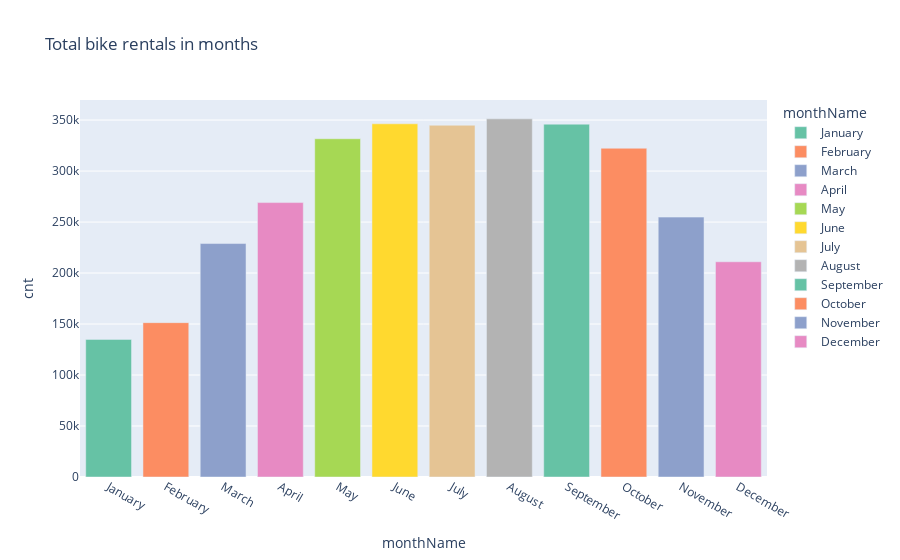

Notebook code for this chart:
### Code cell
# Month Wise bike rentals usage

month_order = ["January","February","March","April","May","June","July","August","September","October","November","December"]
month_data = hour_data_update.groupby("monthName")["cnt"].sum().reindex(month_order).reset_index()

fig = px.bar(month_data,x="monthName", y="cnt", title = "Total bike rentals in months", 
             color = "monthName",color_discrete_sequence = px.colors.qualitative.Set2)
fig.show()

### Figure 1 — Plotly figure (JSON) as saved in the notebook; plotly's stock layout.template omitted (floating-point values rounded to 4 significant figures)
{"data": [{"hovertemplate": "monthName=%{x}<br>cnt=%{y}<extra></extra>", "legendgroup": "January", "marker": {"color": "rgb(102,194,165)", "pattern": {"shape": ""}}, "name": "January", "orientation": "v", "showlegend": true, "textposition": "auto", "type": "bar", "x": ["January"], "xaxis": "x", "y": [134933], "yaxis": "y"}, {"hovertemplate": "monthName=%{x}<br>cnt=%{y}<extra></extra>", "legendgroup": "February", "marker": {"color": "rgb(252,141,98)", "pattern": {"shape": ""}}, "name": "February", "orientation": "v", "showlegend": true, "textposition": "auto", "type": "bar", "x": ["February"], "xaxis": "x", "y": [151352], "yaxis": "y"}, {"hovertemplate": "monthName=%{x}<br>cnt=%{y}<extra></extra>", "legendgroup": "March", "marker": {"color": "rgb(141,160,203)", "pattern": {"shape": ""}}, "name": "March", "orientation": "v", "showlegend": true, "textposition": "auto", "type": "bar", "x": ["March"], "xaxis": "x", "y": [228920], "yaxis": "y"}, {"hovertemplate": "monthName=%{x}<br>cnt=%{y}<extra></extra>", "legendgroup": "April", "marker": {"color": "rgb(231,138,195)", "pattern": {"shape": ""}}, "name": "April", "orientation": "v", "showlegend": true, "textposition": "auto", "type": "bar", "x": ["April"], "xaxis": "x", "y": [269094], "yaxis": "y"}, {"hovertemplate": "monthName=%{x}<br>cnt=%{y}<extra></extra>", "legendgroup": "May", "marker": {"color": "rgb(166,216,84)", "pattern": {"shape": ""}}, "name": "May", "orientation": "v", "showlegend": true, "textposition": "auto", "type": "bar", "x": ["May"], "xaxis": "x", "y": [331686], "yaxis": "y"}, {"hovertemplate": "monthName=%{x}<br>cnt=%{y}<extra></extra>", "legendgroup": "June", "marker": {"color": "rgb(255,217,47)", "pattern": {"shape": ""}}, "name": "June", "orientation": "v", "showlegend": true, "textposition": "auto", "type": "bar", "x": ["June"], "xaxis": "x", "y": [346342], "yaxis": "y"}, {"hovertemplate": "monthName=%{x}<br>cnt=%{y}<extra></extra>", "legendgroup": "July", "marker": {"color": "rgb(229,196,148)", "pattern": {"shape": ""}}, "name": "July", "orientation": "v", "showlegend": true, "textposition": "auto", "type": "bar", "x": ["July"], "xaxis": "x", "y": [344948], "yaxis": "y"}, {"hovertemplate": "monthName=%{x}<br>cnt=%{y}<extra></extra>", "legendgroup": "August", "marker": {"color": "rgb(179,179,179)", "pattern": {"shape": ""}}, "name": "August", "orientation": "v", "showlegend": true, "textposition": "auto", "type": "bar", "x": ["August"], "xaxis": "x", "y": [351194], "yaxis": "y"}, {"hovertemplate": "monthName=%{x}<br>cnt=%{y}<extra></extra>", "legendgroup": "September", "marker": {"color": "rgb(102,194,165)", "pattern": {"shape": ""}}, "name": "September", "orientation": "v", "showlegend": true, "textposition": "auto", "type": "bar", "x": ["September"], "xaxis": "x", "y": [345991], "yaxis": "y"}, {"hovertemplate": "monthName=%{x}<br>cnt=%{y}<extra></extra>", "legendgroup": "October", "marker": {"color": "rgb(252,141,98)", "pattern": {"shape": ""}}, "name": "October", "orientation": "v", "showlegend": true, "textposition": "auto", "type": "bar", "x": ["October"], "xaxis": "x", "y": [322352], "yaxis": "y"}, {"hovertemplate": "monthName=%{x}<br>cnt=%{y}<extra></extra>", "legendgroup": "November", "marker": {"color": "rgb(141,160,203)", "pattern": {"shape": ""}}, "name": "November", "orientation": "v", "showlegend": true, "textposition": "auto", "type": "bar", "x": ["November"], "xaxis": "x", "y": [254831], "yaxis": "y"}, {"hovertemplate": "monthName=%{x}<br>cnt=%{y}<extra></extra>", "legendgroup": "December", "marker": {"color": "rgb(231,138,195)", "pattern": {"shape": ""}}, "name": "December", "orientation": "v", "showlegend": true, "textposition": "auto", "type": "bar", "x": ["December"], "xaxis": "x", "y": [211036], "yaxis": "y"}], "layout": {"barmode": "relative", "legend": {"title": {"text": "monthName"}, "tracegroupgap": 0}, "title": {"text": "Total bike rentals in months"}, "xaxis": {"anchor": "y", "categoryarray": ["January", "February", "March", "April", "May", "June", "July", "August", "September", "October", "November", "December"], "categoryorder": "array", "domain": [0, 1], "title": {"text": "monthName"}}, "yaxis": {"anchor": "x", "domain": [0, 1], "title": {"text": "cnt"}}}}
